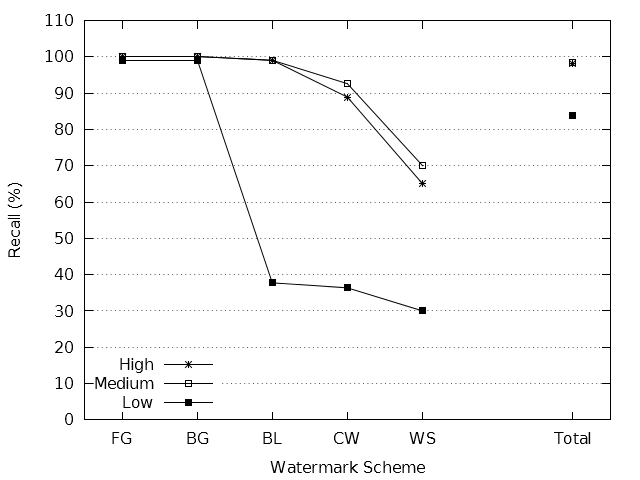

gnuplot code for this plot:
#terminal = "pngcairo"
#output = "recall-all.png"

if (!exists("input")) input = "prc-all.dat"

set datafile missing "NaN"
stats input using 4 nooutput

if (!exists("fileCount")) {
	fileCount = STATS_blocks
}

if (!exists("schemeCount")) {
	schemeCount = (STATS_records + STATS_invalid) / STATS_blocks
}

if (exists("terminal")) {
#	set terminal terminal mono solid
}
else {
#	set terminal windows monochrome solid
}

if (exists("output")) set output output

#set title "Watermark Recall Across Visibilities for Combined Schemes"
set style data linespoints
set key autotitle columnhead left bottom

set ylabel "Recall (%)"
set yrange [ 0 : 110 ]
set ytics 10
set grid ytics

set xlabel "Watermark Scheme"
set xrange [ -0.5 : schemeCount - 0.5 ]

plot for [ i = 1 : fileCount ] input using 4 : xticlabels(1) index i - 1 pointtype i + 2
